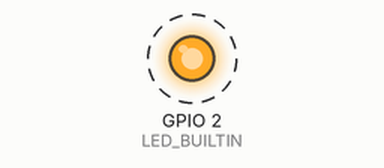
A sketch run on a simulated ESP32. On the bench: output pins drawn as LEDs (lit = HIGH). Dashed ring = blinking. What the sketch prints to the serial monitor is not drawn.

Above: at 0.4 s.
Timing chart, 0 to 3.0 s (numbered marks = the images above):
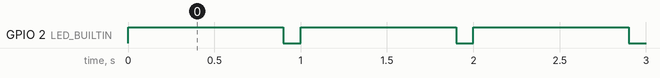

Measured:
- by itself, GPIO 2 (LED_BUILTIN): alternates HIGH for 0.90 s and LOW for 0.10 s

The sketch:

ExampleLong.ino
```cpp
// ExampleLong.ino - blinky with long pulses and serial prints

void setup() {
  Serial.begin(115200);
  Serial.printf("Welcome to ExampleLong\n");
  pinMode(LED_BUILTIN, OUTPUT);
}

void loop() {
  digitalWrite(LED_BUILTIN, HIGH);
  delay(900);
  digitalWrite(LED_BUILTIN, LOW);
  delay(100);
  Serial.printf("long\n");
}
```
